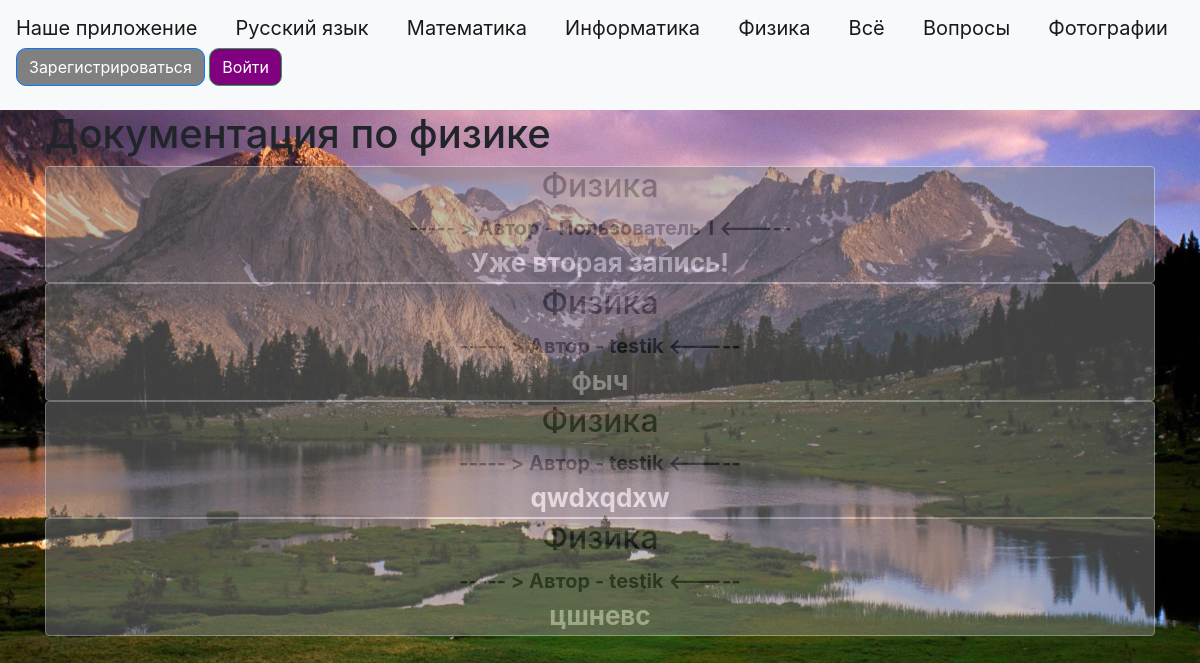
Screenshot of /phys.html with the database file from the repository.
### data/news.py (models this page shows)
class News(SqlAlchemyBase):
    __tablename__ = 'news'
    id = sqlalchemy.Column(sqlalchemy.Integer,
                           primary_key=True, autoincrement=True)
    title = sqlalchemy.Column(sqlalchemy.String, nullable=True)
    content = sqlalchemy.Column(sqlalchemy.String, nullable=True)
    created_date = sqlalchemy.Column(sqlalchemy.DateTime,
                                     default=datetime.datetime.now)
    is_question = sqlalchemy.Column(sqlalchemy.Boolean, default=True)
    user_id = sqlalchemy.Column(sqlalchemy.Integer,
                                sqlalchemy.ForeignKey("users.id"))
    user = orm.relationship('User')

### data/users.py (models this page shows, shortened)
class User(SqlAlchemyBase, UserMixin):
    __tablename__ = 'users'
    id = sqlalchemy.Column(sqlalchemy.Integer,
                           primary_key=True, autoincrement=True)
    name = sqlalchemy.Column(sqlalchemy.String, nullable=True)
    about = sqlalchemy.Column(sqlalchemy.String, nullable=True)
    email = sqlalchemy.Column(sqlalchemy.String,
                              index=True, unique=True, nullable=True)
    hashed_password = sqlalchemy.Column(sqlalchemy.String, nullable=True)
    created_date = sqlalchemy.Column(sqlalchemy.DateTime,
                                     default=datetime.datetime.now)
    news = orm.relationship("News", back_populates='user')

### main.py (the view)
@app.route("/phys.html")
def phys():
    db_sess = db_session.create_session()
    news = db_sess.query(News).filter(News.title == 'Физика').filter(News.is_question != True)
    return render_template("phys.html", news=news, title='PHYSICS Documentation')

### data/db_session.py (called while the page is built)
def create_session() -> Session:
    global __factory
    return __factory()

### templates/phys.html (shortened to what this page needs)
{% extends "base.html" %}
{% block content %}
<h1>Документация по физике</h1>
{% for item in news%}
<div class="col-md6 border rounded" style="background-color: gray; opacity: .5;">
    <h2 style="text-align: center;">{{item.title}}</h2>
    <div style="font-size: 20px; text-align: center; font-weight: bold">
        ----- > Автор - {{item.user.name}} <-----
    </div>
    <div style="text-align: center; font-size: 26px; font-weight: bold; color: white;">
        {{item.content}}
    </div>
</div>
{% endfor %}
{% endblock %}

### rows the page displays
News: title "Физика", user.name "Пользователь 1", content "Уже вторая запись!"
News: title "Физика", user.name "testik", content "фыч"
News: title "Физика", user.name "testik", content "qwdxqdxw"
News: title "Физика", user.name "testik", content "цшневс"
